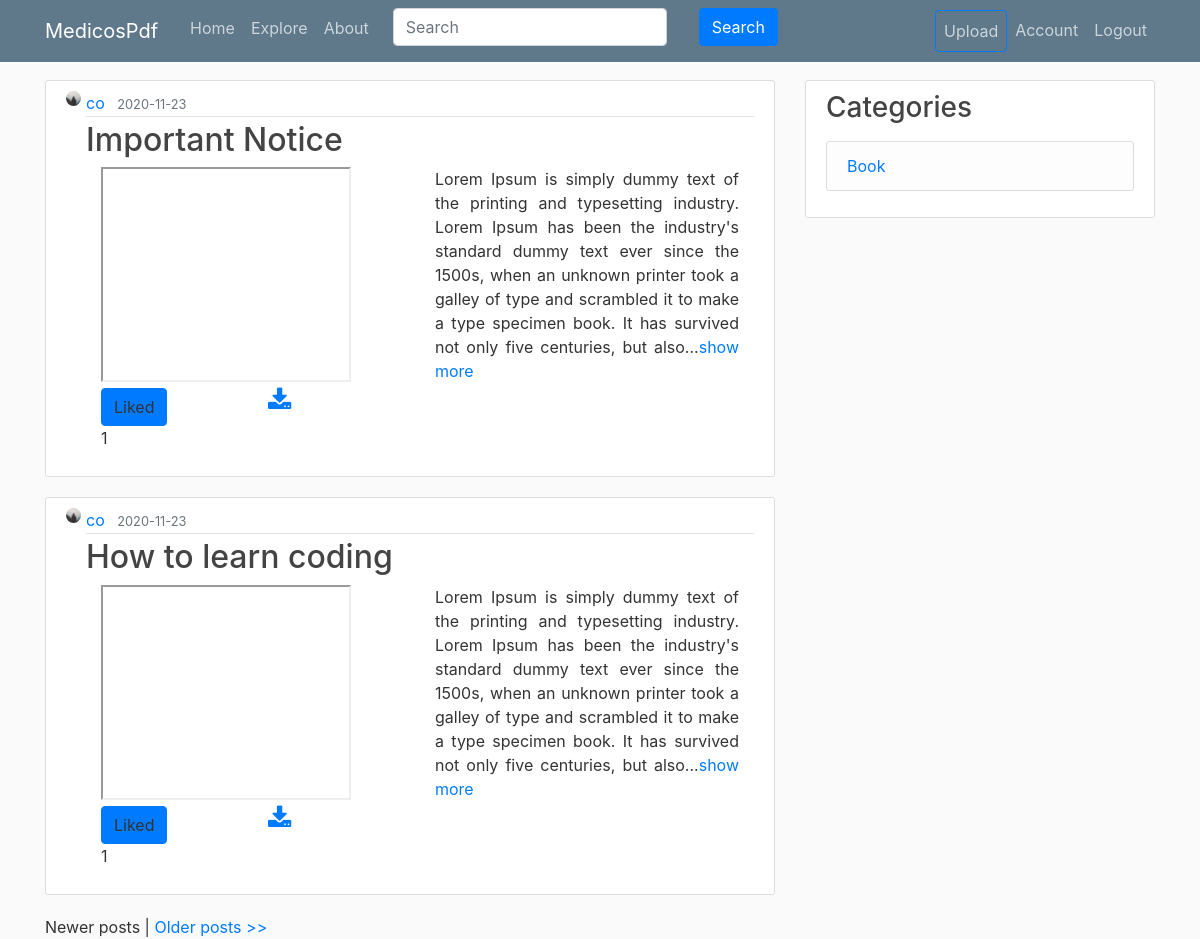
Before: /home (signed in) with the older database file.
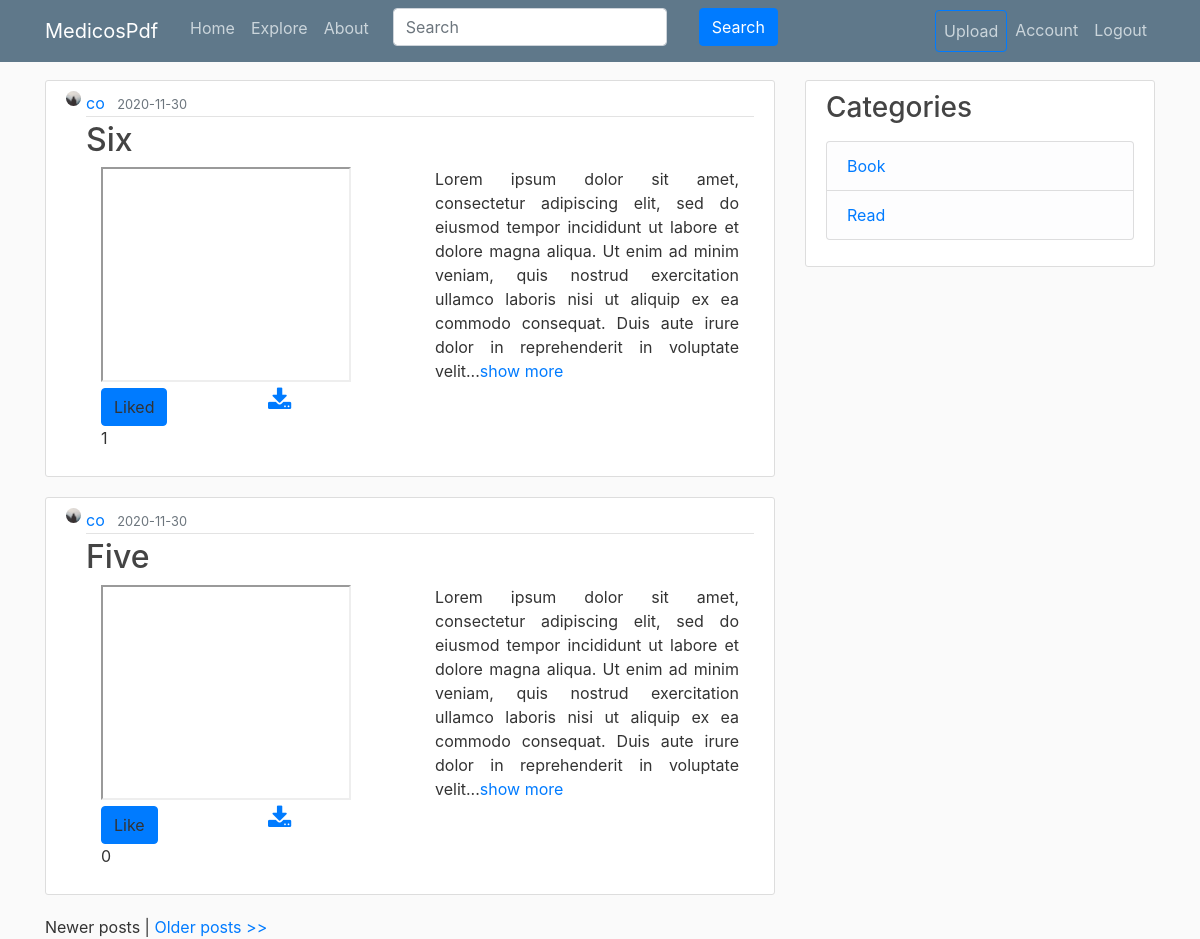
After: the same page with the newer database file.
### medicospdf/models.py (models this page shows, shortened)
class Slide(db.Model):
    __searchable__  = ['title', 'description']
    id = db.Column(db.Integer, primary_key = True)
    title = db.Column(db.String(200), nullable = False)
    description = db.Column(db.Text, nullable = False)
    file = db.Column(db.String(1000), nullable = False)
    date_posted = db.Column(db.DateTime, nullable=False, default=datetime.utcnow)
    user_id = db.Column(db.Integer, db.ForeignKey('user.id'), nullable = False)
    likes = db.relationship('SlideLike', backref = 'slide', lazy = True)
    comments = db.relationship('Comment', backref = 'slide', lazy = True)
    category_id = db.Column(db.Integer, db.ForeignKey('category.id'), nullable = True)

class User(db.Model, UserMixin):
    id = db.Column(db.Integer, primary_key=True)
    username = db.Column(db.String(20), unique=True, nullable=False)
    email = db.Column(db.String(120), unique=True, nullable=False)
    image_file = db.Column(db.String(20), nullable=False, default='default.jpg')
    password = db.Column(db.String(60), nullable=False)
    is_admin = db.Column(db.Boolean, default = False)
    posts = db.relationship('Post', backref='author', lazy=True)
    slides = db.relationship('Slide', backref = 'author', lazy = True)
    liked = db.relationship('SlideLike', foreign_keys = 'SlideLike.user_id',
        backref = 'author', lazy = True)
    comments = db.relationship('Comment', backref = 'author', lazy = True)
    categories = db.relationship('Category', backref = 'author', lazy = True)
    followed = db.relationship('User', secondary = followers,
                                primaryjoin = (followers.c.follower_id == id),
                                secondaryjoin = (followers.c.followed_id == id),
                                backref = db.backref('followers', lazy = 'dynamic'),
                                lazy = 'dynamic')
    def has_liked_slide(self, slide):
        return SlideLike.query.filter(
            SlideLike.user_id == self.id,
            SlideLike.slide_id == slide.id).count()>0
    def followed_posts(self):
        return Slide.query.join(followers,
            (followers.c.followed_id == Slide.user_id)).filter(followers.c.follower_id == self.id).order_by(Slide.date_posted.desc())

class Category(db.Model):
    id = db.Column(db.Integer, primary_key = True, autoincrement = True)
    name = db.Column(db.String(200), nullable = False)
    user_id = db.Column(db.Integer, db.ForeignKey('user.id'), nullable = False)
    slides = db.relationship('Slide', backref = 'cats', lazy = True)

### medicospdf/routes.py (the view)
@app.route("/", methods = ['GET', 'POST'])
@app.route("/home", methods = ['GET', 'POST'])
@login_required
def home():
    cat = Category.query.all()
    page = request.args.get('page', 1, type = int)
    slides = current_user.followed_posts().paginate(page = page, per_page = 2)
    if request.method == 'POST' and 'tag' in request.form:
        tag = request.form['tag']
        search = '%{}%'.format(tag)
        slides = Slide.query.filter(Slide.title.like(search))
        return render_template('search.html', posts = slides, categories = cat)
    return render_template('home.html', posts=slides, categories = cat)

### medicospdf/models.py (called while the page is built)
@login_manager.user_loader
def load_user(user_id):
    return User.query.get(int(user_id))

### medicospdf/templates/home.html (shortened to what this page needs)
{% extends "layout.html" %}
{% block search %}
  {% if current_user.is_authenticated %}
    <div class="navbar-nav form-group">
      <form action=" " method="POST" autocomplete="off" class="form-inline">
        <div class="form-group mx-sm-3 mb-2">
          <input type="text" name="tag" id = 'tag' placeholder="Search" class="form-control">
        </div>
        <div class="form-group mx-sm-3 mb-2">
          <input type="submit" name="search" value="Search" class="btn btn-primary" class="btn btn-primary mb-2">
        </div>
      </form>
    </div>
  {% endif %}
{% endblock %}
{% block content %}
    {% for slide in posts.items %}
        <article class="media content-section">
          <img class="rounded-circle article-img" src="{{ url_for('static', filename = 'profile_pics/' + slide.author.image_file) }}">
          <div class="media-body">
            <div class="article-metadata">
              <a class="mr-2" href="{{ url_for('account', user_id = slide.author.id) }}">{{ slide.author.username }}</a>
              <small class="text-muted">{{ slide.date_posted.strftime('%Y-%m-%d') }}</small>
            </div>
            <h2><a class="article-title" href="{{url_for('slide', slide_id = slide.id)}}">{{ slide.title }}</a></h2>
            <div class="container">
              <div class="row">
                <div class="col">
                  <iframe name="plugin" src="{{ url_for('static', filename = 'slide_files/'+ slide.file) }}" type="application/pdf" width="250" height="215"></iframe>
                  <div class="row">
                    <div class="col">
                      {% if current_user.has_liked_slide(slide) %}
                       <a class="unlike btn btn-primary" id="like_{{slide.id}}">Liked</a>
                      {% else %}
                        <a class="like btn btn-primary" id="like_{{slide.id}}">Like</a>
                      {% endif %}
                      <p id = "likeCount_{{slide.id}}">{{ slide.likes | count }}</p>
                    </div>
                    <div class="col">
                      <a href="{{ url_for('download', name = slide.file) }}">
                      <i class="fa fa-download"></i></a>
                    </div>
                  </div>
                </div>
                <div class="col">
                  <p class="article-content text-justify">{{ slide.description | truncate(300)}}<a href="{{ url_for('slide', slide_id = slide.id) }}">show more</a></p>
                </div>
              </div>
            </div>
          </div>
        </article>
    {% endfor %}
    {% if posts.has_prev %}
      <a href="{{ url_for('home', page=posts.prev_num) }}">&lt;&lt; Newer posts</a>
    {% else %}
      Newer posts
    {% endif %} |
    {% if posts.has_next %}<a href="{{ url_for('home', page=posts.next_num) }}">Older posts &gt;&gt;</a>{% else %}Older posts &gt;&gt;{% endif %}
{% endblock content %}

### medicospdf/templates/layout.html (shortened to what this page needs)
<!DOCTYPE html>
<html>
<head>
    <link rel="stylesheet" href="https://maxcdn.bootstrapcdn.com/bootstrap/4.0.0/css/bootstrap.min.css">
    <link rel="stylesheet" type="text/css" href="{{ url_for('static', filename='main.css') }}">
    <link rel="stylesheet" href="https://cdnjs.cloudflare.com/ajax/libs/font-awesome/4.7.0/css/font-awesome.min.css">
</head>
<body>
    <header class="site-header">
      <nav class="navbar navbar-expand-md navbar-dark bg-steel fixed-top">
        <div class="container">
          <a class="navbar-brand mr-4" href="/">MedicosPdf</a>
          <div class="collapse navbar-collapse" id="navbarToggle">
            <div class="navbar-nav mr-auto">
              <a class="nav-item nav-link" href="{{ url_for('home') }}">Home</a>
              <a class = 'nav-item nav-link' href="{{ url_for('explore') }}">Explore</a>
              <a class="nav-item nav-link" href="{{ url_for('about') }}">About</a>
              {% block search %}{% endblock %}
            </div>
            <div class="navbar-nav">
              {% if current_user.is_authenticated %}
                <a class = 'nav-item nav-link btn btn-outline-primary' href="{{ url_for('new_slide') }}">Upload</a>
                <a class = 'nav-item nav-link' href="{{ url_for('account', user_id = current_user.id) }}">Account</a>
                <a class = 'nav-item nav-link' href="{{ url_for('logout') }}">Logout</a>
              {% else %}
                <a class="nav-item nav-link" href="{{ url_for('login') }}">Login</a>
                <a class="nav-item nav-link" href="{{ url_for('register') }}">Register</a>
              {% endif %}
            </div>
          </div>
        </div>
      </nav>
    </header>
    <main role="main" class="container">
      <div class="row">
        <div class="col-md-8">
          {% block content %}{% endblock %}
        </div>
        {% if current_user.is_authenticated %}
          <div class="col-md-4">
            <div class="content-section">
              <h3>Categories</h3>
              <p class='text-muted'>
                <ul class="list-group">
                  {% for cat in categories %}
                    <li class="list-group-item list-group-item-light"><a href="{{ url_for('category', cat_id = cat.id) }}">{{ cat.name }}</a></li>
                  {% endfor %}
                </ul>
              </p>
            </div>
          </div>
        {% endif %}
      </div>
    </main>
</body>
</html>

Changed rows visible on the page:
no longer on this page (row unchanged): Slide: image_file (placeholder picture), author.username "co", date_posted "2020-11-23", title "Important Notice", likes|count "1", description "Lorem Ipsum is simply dummy text of the printing and typesetting industry. Lorem Ipsum has been the industry's standard dummy text ever since the 1500s, when an unknown printer took a galley of type and scrambled it to make a type specimen book. It has survived not only five centuries, but also..."
no longer on this page (row unchanged): Slide: image_file (placeholder picture), author.username "co", date_posted "2020-11-23", title "How to learn coding", likes|count "1", description "Lorem Ipsum is simply dummy text of the printing and typesetting industry. Lorem Ipsum has been the industry's standard dummy text ever since the 1500s, when an unknown printer took a galley of type and scrambled it to make a type specimen book. It has survived not only five centuries, but also..."
added Slide: image_file (placeholder picture), author.username "co", date_posted "2020-11-30", title "Six", likes|count "1", description "Lorem ipsum dolor sit amet, consectetur adipiscing elit, sed do eiusmod tempor incididunt ut labore et dolore magna aliqua. Ut enim ad minim veniam, quis nostrud exercitation ullamco laboris nisi ut aliquip ex ea commodo consequat. Duis aute irure dolor in reprehenderit in voluptate velit..."
added Slide: image_file (placeholder picture), author.username "co", date_posted "2020-11-30", title "Five", likes|count "0", description "Lorem ipsum dolor sit amet, consectetur adipiscing elit, sed do eiusmod tempor incididunt ut labore et dolore magna aliqua. Ut enim ad minim veniam, quis nostrud exercitation ullamco laboris nisi ut aliquip ex ea commodo consequat. Duis aute irure dolor in reprehenderit in voluptate velit..."
added Category: name "Read"
